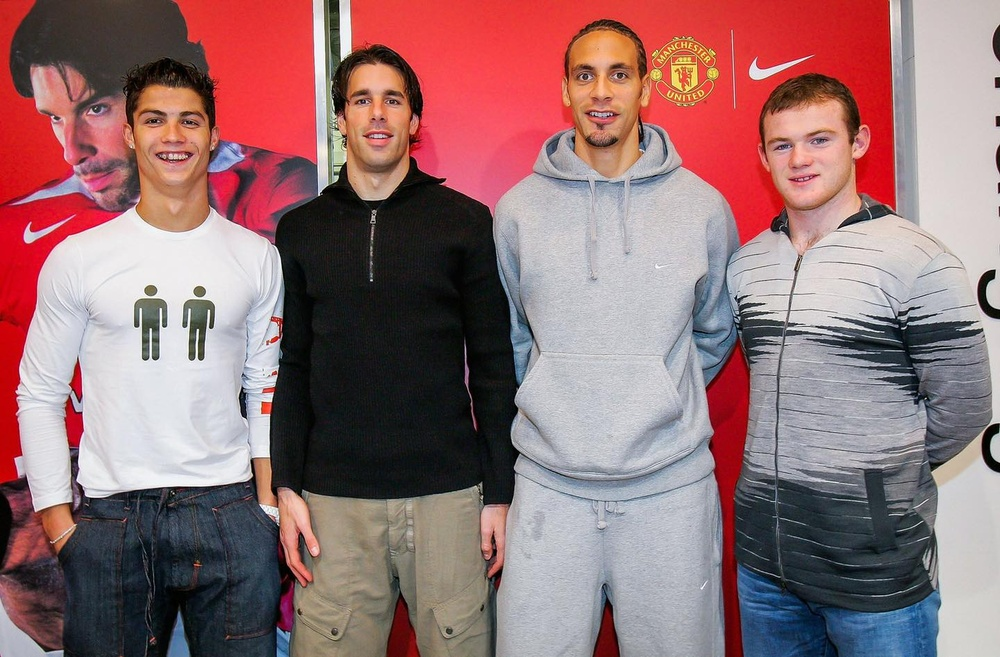
#> input picture Photos/anh3.jpg, 1000 x 657 px, shrunk from 1440 x 946 before the run
$ python face_detect.py
#> lines starting #> are read from the running program, lines starting #| are printed output that depends on the picture; after the words box and inside, x2 and y2 are one past the last pixel; in counts of white or black regions, pixels touching at a corner belong together
import cv2 as cv

img = cv.imread('Photos/anh3.jpg')
#> img is the input picture: shape (657, 1000, 3); mean B, G, R 115.1, 112.7, 148.3
# cv.imshow('Luke Shaw', img)

gray = cv.cvtColor(img, cv.COLOR_BGR2GRAY)
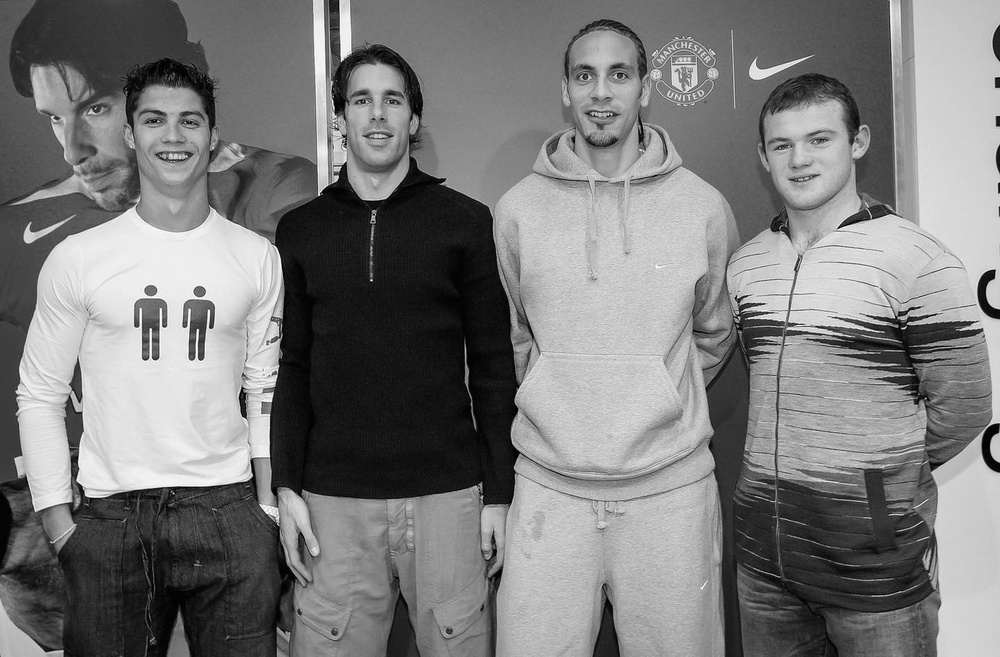
#> gray: shape (657, 1000); min 0, max 255, mean 123.6
# cv.imshow('Gray', gray)

haar_cascade = cv.CascadeClassifier('haar_face.xml')
eye_cascade = cv.CascadeClassifier('haar_eye.xml')

faces_rect = haar_cascade.detectMultiScale(gray, scaleFactor=1.1, minNeighbors=3)
#> faces_rect = [[227, 558, 57, 57], [335, 66, 86, 86], [124, 83, 96, 96], [751, 103, 101, 101], [554, 37, 98, 98], [5, 84, 327, 327]]

result = []
for (x, y, w, h) in faces_rect:
    roi_gray = gray[y:y + h, x:x + w]
    roi_color = img[y:y + h, x:x + w]

    eyes = eye_cascade.detectMultiScale(roi_gray, scaleFactor=1.1, minNeighbors=10)
    if len(eyes) != 0:
        result.append([x, y, w, h])
        cv.rectangle(img, (x, y), (x + w, y + h), (0, 255, 0), thickness=2)
#> this loop made 6 passes
#> (x, y, w, h, eyes) on passes 2, 3, 5, 6: (335, 66, 86, 86, [[45, 25, 22, 22], [14, 23, 25, 25]]), (124, 83, 96, 96, [[16, 25, 26, 26], [52, 28, 24, 24]]), (554, 37, 98, 98, [[50, 23, 28, 28], [15, 24, 30, 30]]), (5, 84, 327, 327, [[78, 13, 26, 26], [136, 26, 23, 23], [171, 29, 23, 23]])
#> pass 1, `roi_gray = gray[y:y + h, x:x + w]`:
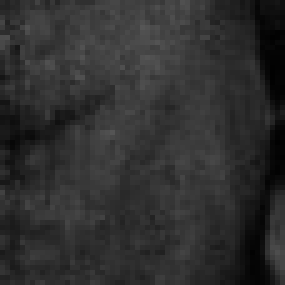
#> roi_gray: shape (57, 57) (shown 5 times larger); min 1, max 86, mean 47.1
#> pass 1, `roi_color = img[y:y + h, x:x + w]`:
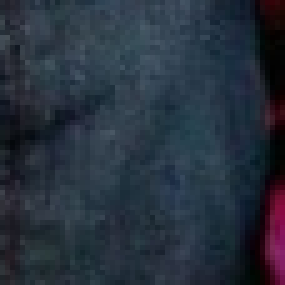
#> roi_color: shape (57, 57, 3) (shown 5 times larger); mean B, G, R 61, 48.4, 39.1
#> pass 2, `roi_gray = gray[y:y + h, x:x + w]`:
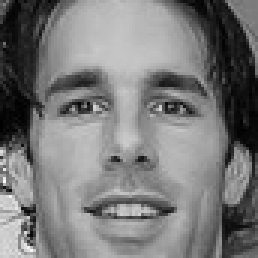
#> roi_gray: shape (86, 86) (shown 3 times larger); min 0, max 250, mean 121.5
#> pass 2, `roi_color = img[y:y + h, x:x + w]`:
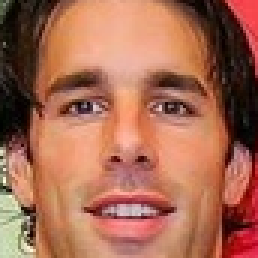
#> roi_color: shape (86, 86, 3) (shown 3 times larger); mean B, G, R 82.9, 105.9, 167
#> after the loop:
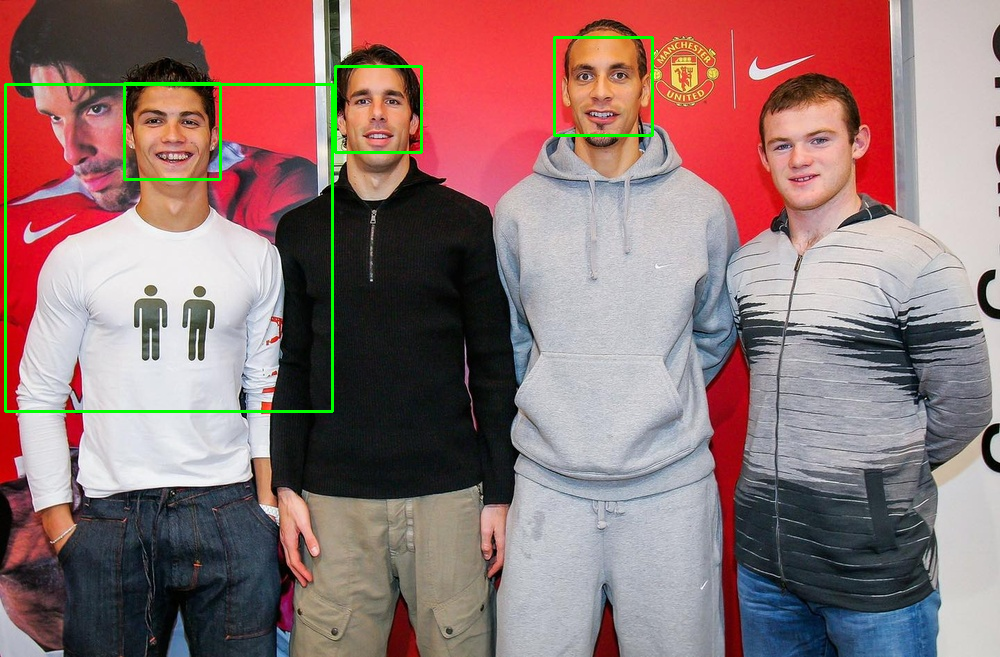
#> img: shape (657, 1000, 3); 1.08% of pixels changed, all inside (x1, y1, x2, y2) = (4, 36, 654, 413)
#> after the loop:
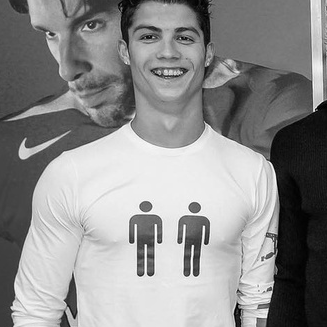
#> roi_gray: shape (327, 327); min 0, max 255, mean 142.4
#> after the loop, result = [[335, 66, 86, 86], [124, 83, 96, 96], [554, 37, 98, 98], [5, 84, 327, 327]]
    # for (ex, ey, ew, eh) in eyes:
    #     cv.rectangle(roi_color, (ex, ey), (ex + ew, ey + eh), (0, 255, 0), 2)
print(f'Number of faces found = {len(result)}')
#| Number of faces found = 4
cv.imshow('Detected Faces', img)

cv.waitKey(0)

$ run again, with Photos/anh1.jpg copied over Photos/anh3.jpg
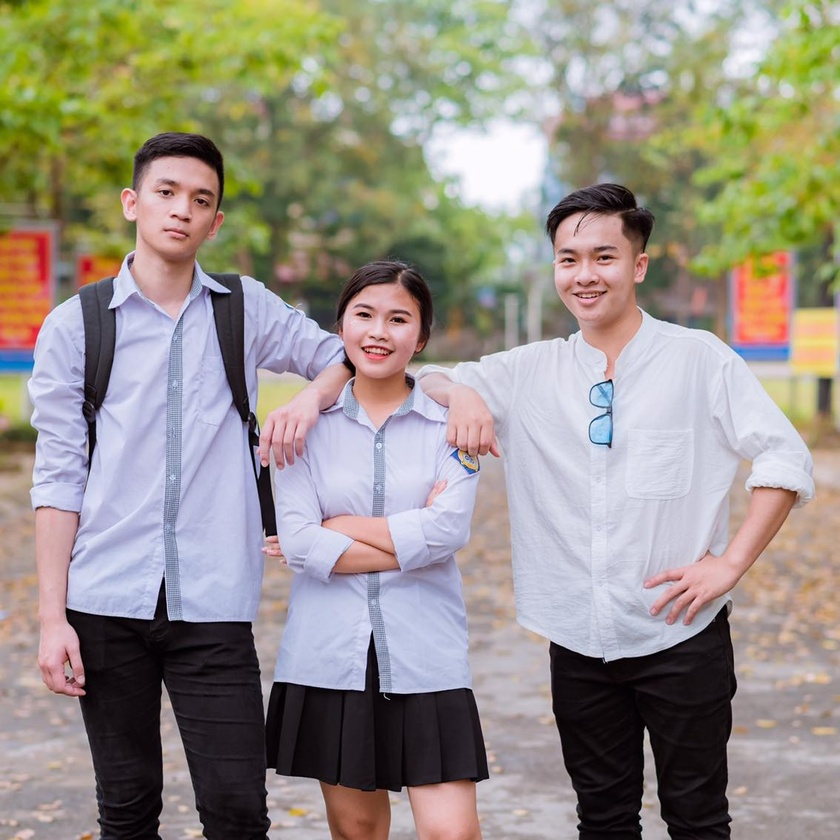
#> input picture Photos/anh1.jpg, 840 x 840 px, shrunk from 1134 x 1134 before the run
#> img is the input picture: shape (840, 840, 3); mean B, G, R 136.1, 145.7, 152.1
#> `gray = cv.cvtColor(img, cv.COLOR_BGR2GRAY)`:
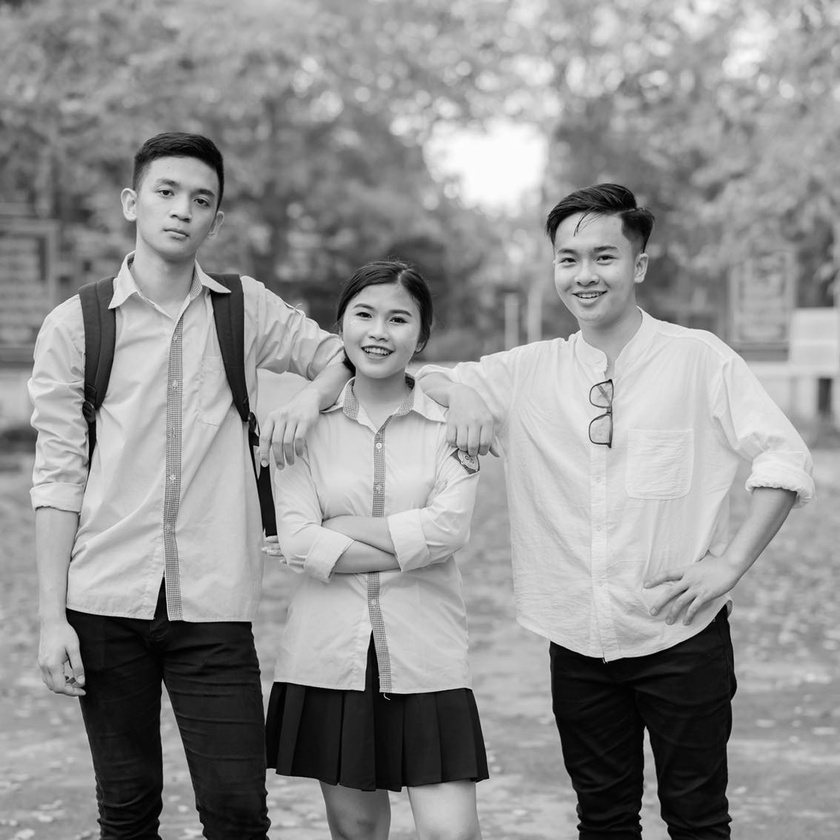
#> gray: shape (840, 840); min 0, max 253, mean 146.6
#> faces_rect = [[728, 11, 50, 50], [419, 119, 49, 49], [208, 99, 68, 68], [334, 281, 93, 93], [109, 361, 67, 67], [492, 56, 84, 84], [537, 218, 103, 103], [131, 156, 101, 101]]
#> the loop `for (x, y, w, h) in faces_rect:` made 8 passes
#> after the loop `for (x, y, w, h) in faces_rect:`:
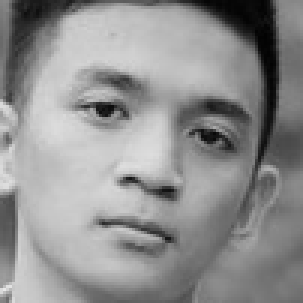
#> roi_gray: shape (101, 101) (shown 3 times larger); min 2, max 231, mean 143.8
#> after the loop `for (x, y, w, h) in faces_rect:`: result = [[334, 281, 93, 93], [537, 218, 103, 103], [131, 156, 101, 101]]
#| Number of faces found = 3

$ run again, with Photos/anh2.jpg copied over Photos/anh3.jpg
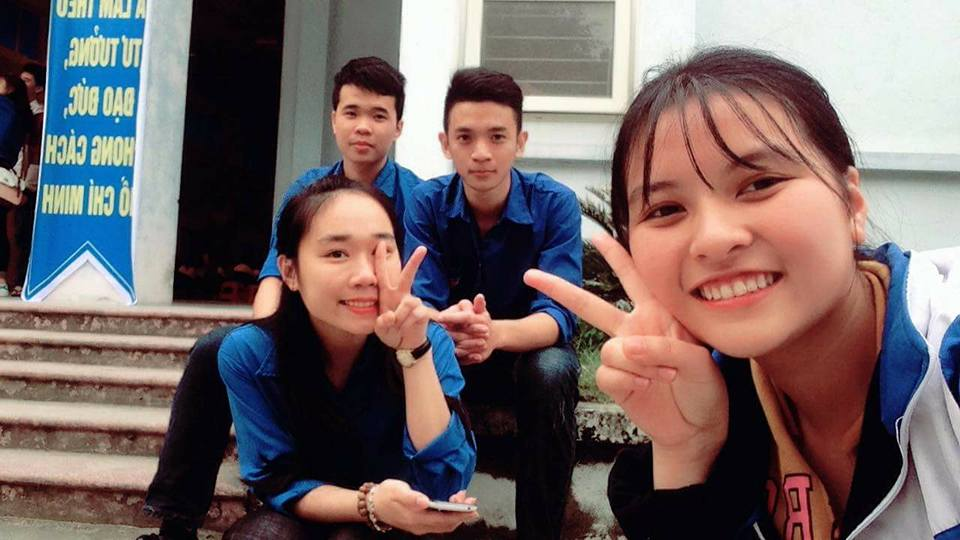
#> input picture Photos/anh2.jpg, 960 x 540 px
#> img is the input picture: shape (540, 960, 3); mean B, G, R 102.3, 102.6, 117
#> `gray = cv.cvtColor(img, cv.COLOR_BGR2GRAY)`:
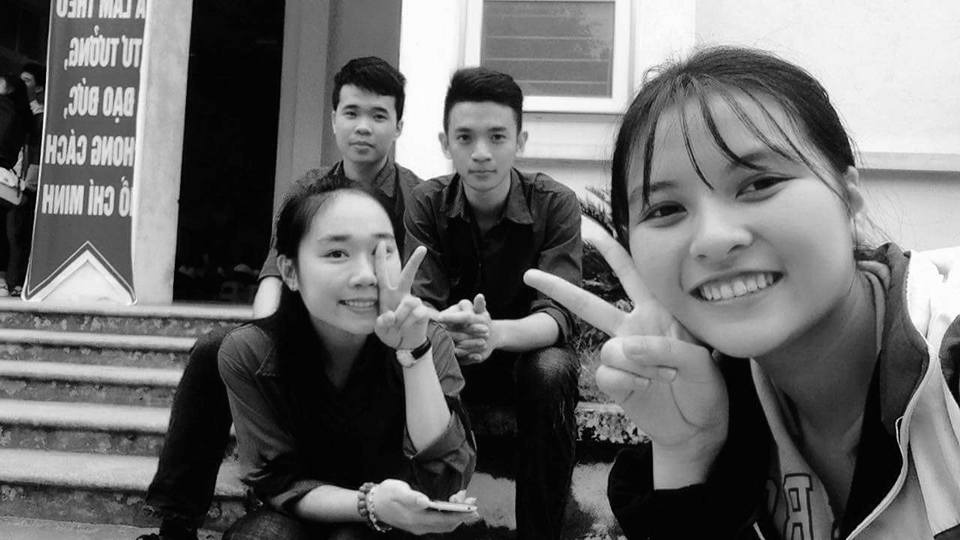
#> gray: shape (540, 960); min 0, max 255, mean 106.9
#> faces_rect = [[460, 324, 37, 37], [323, 81, 84, 84], [436, 102, 92, 92], [290, 198, 134, 134], [603, 97, 249, 249]]
#> the loop `for (x, y, w, h) in faces_rect:` made 5 passes
#> (x, y, w, h, eyes) on passes 2 to 4: (323, 81, 84, 84, [[16, 19, 24, 24]]), (436, 102, 92, 92, [[16, 23, 24, 24], [49, 24, 24, 24]]), (290, 198, 134, 134, [[29, 38, 34, 34]])
#> after the loop `for (x, y, w, h) in faces_rect:`:
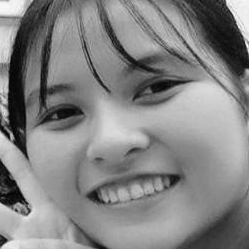
#> roi_gray: shape (249, 249); min 2, max 252, mean 131.6
#> after the loop `for (x, y, w, h) in faces_rect:`: result = [[323, 81, 84, 84], [436, 102, 92, 92], [290, 198, 134, 134], [603, 97, 249, 249]]
#| Number of faces found = 4
